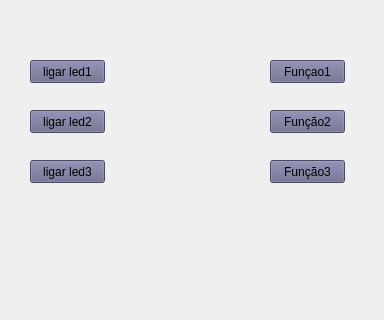
<?xml version="1.0" encoding="UTF-8"?>
<ui version="4.0">
 <class>MainWindow</class>
 <widget class="QMainWindow" name="MainWindow">
  <property name="geometry">
   <rect>
    <x>0</x>
    <y>0</y>
    <width>384</width>
    <height>320</height>
   </rect>
  </property>
  <property name="windowTitle">
   <string>MainWindow</string>
  </property>
  <property name="styleSheet">
   <string notr="true"/>
  </property>
  <widget class="QWidget" name="centralwidget">
   <widget class="QLabel" name="label">
    <property name="geometry">
     <rect>
      <x>-10</x>
      <y>-30</y>
      <width>421</width>
      <height>361</height>
     </rect>
    </property>
    <property name="whatsThis">
     <string>&lt;html&gt;&lt;head/&gt;&lt;body&gt;&lt;p&gt;&lt;br/&gt;&lt;/p&gt;&lt;/body&gt;&lt;/html&gt;</string>
    </property>
    <property name="styleSheet">
     <string notr="true"/>
    </property>
    <property name="text">
     <string/>
    </property>
    <property name="pixmap">
     <pixmap resource="../../../Desktop/test_desingpqt.qrc">:/newPrefix/Desing.qrc/28.JPEG</pixmap>
    </property>
    <property name="scaledContents">
     <bool>true</bool>
    </property>
   </widget>
   <widget class="QPushButton" name="btnL_1">
    <property name="geometry">
     <rect>
      <x>30</x>
      <y>60</y>
      <width>75</width>
      <height>23</height>
     </rect>
    </property>
    <property name="minimumSize">
     <size>
      <width>75</width>
      <height>23</height>
     </size>
    </property>
    <property name="whatsThis">
     <string>&lt;html&gt;&lt;head/&gt;&lt;body&gt;&lt;p&gt;Ligar led1&lt;/p&gt;&lt;/body&gt;&lt;/html&gt;</string>
    </property>
    <property name="styleSheet">
     <string notr="true">background-color: rgb(102, 102, 138);
</string>
    </property>
    <property name="text">
     <string>ligar led1</string>
    </property>
   </widget>
   <widget class="QPushButton" name="btnd1">
    <property name="geometry">
     <rect>
      <x>270</x>
      <y>60</y>
      <width>75</width>
      <height>23</height>
     </rect>
    </property>
    <property name="styleSheet">
     <string notr="true">background-color: rgb(102, 102, 138);
</string>
    </property>
    <property name="text">
     <string>Funçao1</string>
    </property>
   </widget>
   <widget class="QPushButton" name="btnl2">
    <property name="geometry">
     <rect>
      <x>30</x>
      <y>110</y>
      <width>75</width>
      <height>23</height>
     </rect>
    </property>
    <property name="styleSheet">
     <string notr="true">background-color: rgb(102, 102, 138);
</string>
    </property>
    <property name="text">
     <string>ligar led2</string>
    </property>
   </widget>
   <widget class="QPushButton" name="btnd2">
    <property name="geometry">
     <rect>
      <x>270</x>
      <y>110</y>
      <width>75</width>
      <height>23</height>
     </rect>
    </property>
    <property name="styleSheet">
     <string notr="true">background-color: rgb(102, 102, 138);</string>
    </property>
    <property name="text">
     <string>Função2</string>
    </property>
   </widget>
   <widget class="QPushButton" name="btn3d">
    <property name="geometry">
     <rect>
      <x>270</x>
      <y>160</y>
      <width>75</width>
      <height>23</height>
     </rect>
    </property>
    <property name="styleSheet">
     <string notr="true">background-color: rgb(102, 102, 138);
</string>
    </property>
    <property name="text">
     <string>Função3</string>
    </property>
   </widget>
   <widget class="QPushButton" name="btnl3">
    <property name="geometry">
     <rect>
      <x>30</x>
      <y>160</y>
      <width>75</width>
      <height>23</height>
     </rect>
    </property>
    <property name="styleSheet">
     <string notr="true">background-color: rgb(102, 102, 138);</string>
    </property>
    <property name="text">
     <string>ligar led3</string>
    </property>
   </widget>
  </widget>
 </widget>
 <resources>
  <include location="../../../Desktop/test_desingpqt.qrc"/>
  <include location="imagens_pqt.qrc"/>
 </resources>
 <connections/>
</ui>
